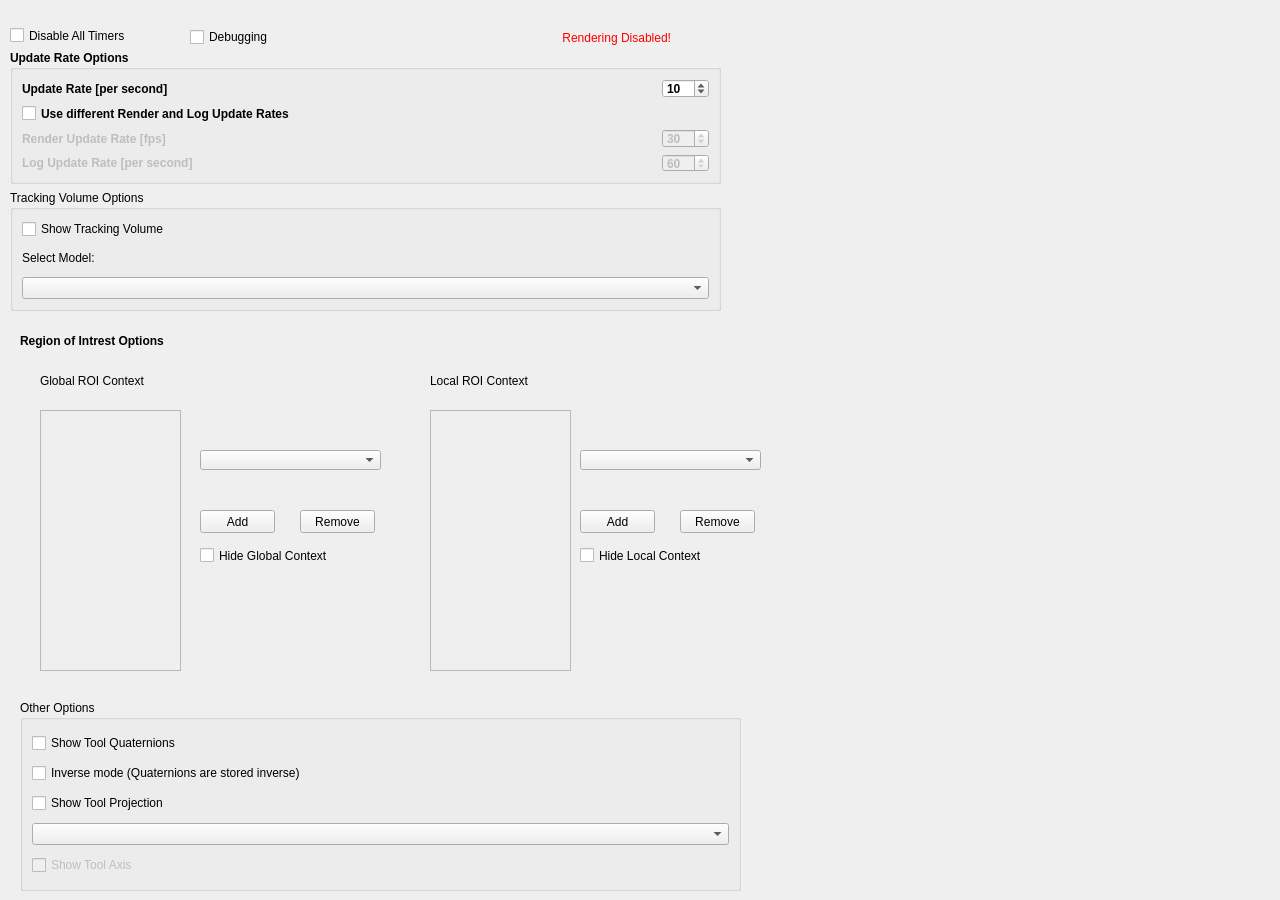
       <widget class="QWidget" name="Options">
        <attribute name="title">
         <string>Options</string>
        </attribute>
        <widget class="QGroupBox" name="m_UpdateRateOptionsGroupBox">
         <property name="geometry">
          <rect>
           <x>10</x>
           <y>50</y>
           <width>711</width>
           <height>134</height>
          </rect>
         </property>
         <property name="font">
          <font>
           <weight>75</weight>
           <bold>true</bold>
          </font>
         </property>
         <property name="title">
          <string>Update Rate Options</string>
         </property>
         <layout class="QVBoxLayout" name="verticalLayout_14">
          <item>
           <layout class="QHBoxLayout" name="horizontalLayout_6">
            <item>
             <widget class="QLabel" name="m_SpOptionsUpdateRateLabel">
              <property name="text">
               <string>Update Rate [per second]</string>
              </property>
             </widget>
            </item>
            <item>
             <spacer name="horizontalSpacer_5">
              <property name="orientation">
               <enum>Qt::Horizontal</enum>
              </property>
              <property name="sizeHint" stdset="0">
               <size>
                <width>40</width>
                <height>20</height>
               </size>
              </property>
             </spacer>
            </item>
            <item>
             <widget class="QSpinBox" name="m_SpUpdateRate">
              <property name="maximum">
               <number>100</number>
              </property>
              <property name="value">
               <number>10</number>
              </property>
             </widget>
            </item>
           </layout>
          </item>
          <item>
           <widget class="QCheckBox" name="m_SpUseDifferentUpdateRates">
            <property name="text">
             <string>Use different Render and Log Update Rates</string>
            </property>
           </widget>
          </item>
          <item>
           <layout class="QHBoxLayout" name="horizontalLayout_8" stretch="0,0,0">
            <item>
             <widget class="QLabel" name="m_SpOptionsRenderUpdateRateLabel">
              <property name="enabled">
               <bool>false</bool>
              </property>
              <property name="text">
               <string>Render Update Rate [fps]</string>
              </property>
             </widget>
            </item>
            <item>
             <spacer name="horizontalSpacer_3">
              <property name="orientation">
               <enum>Qt::Horizontal</enum>
              </property>
              <property name="sizeHint" stdset="0">
               <size>
                <width>40</width>
                <height>20</height>
               </size>
              </property>
             </spacer>
            </item>
            <item>
             <widget class="QSpinBox" name="m_SpRenderUpdateRate">
              <property name="enabled">
               <bool>false</bool>
              </property>
              <property name="minimum">
               <number>0</number>
              </property>
              <property name="maximum">
               <number>100</number>
              </property>
              <property name="value">
               <number>30</number>
              </property>
             </widget>
            </item>
           </layout>
          </item>
          <item>
           <layout class="QHBoxLayout" name="horizontalLayout_10">
            <item>
             <widget class="QLabel" name="m_SpOptionsLogUpdateRateLabel">
              <property name="enabled">
               <bool>false</bool>
              </property>
              <property name="text">
               <string>Log Update Rate [per second]</string>
              </property>
             </widget>
            </item>
            <item>
             <spacer name="horizontalSpacer_8">
              <property name="orientation">
               <enum>Qt::Horizontal</enum>
              </property>
              <property name="sizeHint" stdset="0">
               <size>
                <width>40</width>
                <height>20</height>
               </size>
              </property>
             </spacer>
            </item>
            <item>
             <widget class="QSpinBox" name="m_SpLogUpdateRate">
              <property name="enabled">
               <bool>false</bool>
              </property>
              <property name="minimum">
               <number>1</number>
              </property>
              <property name="maximum">
               <number>120</number>
              </property>
              <property name="singleStep">
               <number>10</number>
              </property>
              <property name="value">
               <number>60</number>
              </property>
             </widget>
            </item>
           </layout>
          </item>
         </layout>
        </widget>
        <widget class="QCheckBox" name="m_DisableAllTimers">
         <property name="geometry">
          <rect>
           <x>10</x>
           <y>27</y>
           <width>161</width>
           <height>17</height>
          </rect>
         </property>
         <property name="text">
          <string>Disable All Timers</string>
         </property>
        </widget>
        <widget class="QGroupBox" name="m_SpOtherOptionsGroupBox">
         <property name="geometry">
          <rect>
           <x>20</x>
           <y>700</y>
           <width>721</width>
           <height>191</height>
          </rect>
         </property>
         <property name="font">
          <font>
           <weight>50</weight>
           <bold>false</bold>
          </font>
         </property>
         <property name="title">
          <string>Other Options</string>
         </property>
         <layout class="QVBoxLayout" name="verticalLayout_12">
          <item>
           <widget class="QCheckBox" name="m_SpShowToolQuaternions">
            <property name="text">
             <string>Show Tool Quaternions</string>
            </property>
           </widget>
          </item>
          <item>
           <widget class="QCheckBox" name="m_SpInverseMode">
            <property name="text">
             <string>Inverse mode (Quaternions are stored inverse)</string>
            </property>
           </widget>
          </item>
          <item>
           <widget class="QCheckBox" name="m_SpShowHideToolProjectionCheckBox">
            <property name="enabled">
             <bool>true</bool>
            </property>
            <property name="text">
             <string>Show Tool Projection</string>
            </property>
           </widget>
          </item>
          <item>
           <widget class="QComboBox" name="m_Sptoolselector"/>
          </item>
          <item>
           <widget class="QCheckBox" name="m_SpShowHideToolAxisCheckBox">
            <property name="enabled">
             <bool>false</bool>
            </property>
            <property name="text">
             <string>Show Tool Axis</string>
            </property>
           </widget>
          </item>
         </layout>
        </widget>
        <widget class="QLabel" name="m_RenderWarningLabel">
         <property name="enabled">
          <bool>false</bool>
         </property>
         <property name="geometry">
          <rect>
           <x>510</x>
           <y>30</y>
           <width>161</width>
           <height>17</height>
          </rect>
         </property>
         <property name="text">
          <string>&lt;html&gt;&lt;head/&gt;&lt;body&gt;&lt;p align=&quot;right&quot;&gt;&lt;span style=&quot; color:#ff0000;&quot;&gt;Rendering Disabled!&lt;/span&gt;&lt;/p&gt;&lt;/body&gt;&lt;/html&gt;</string>
         </property>
         <property name="textFormat">
          <enum>Qt::AutoText</enum>
         </property>
        </widget>
        <widget class="QGroupBox" name="groupBox">
         <property name="geometry">
          <rect>
           <x>10</x>
           <y>190</y>
           <width>711</width>
           <height>121</height>
          </rect>
         </property>
         <property name="title">
          <string>Tracking Volume Options</string>
         </property>
         <layout class="QVBoxLayout" name="verticalLayout_7">
          <item>
           <widget class="QCheckBox" name="m_SpShowTrackingVolume">
            <property name="enabled">
             <bool>true</bool>
            </property>
            <property name="text">
             <string>Show Tracking Volume</string>
            </property>
            <property name="checked">
             <bool>false</bool>
            </property>
           </widget>
          </item>
          <item>
           <widget class="QLabel" name="label_5">
            <property name="maximumSize">
             <size>
              <width>12000</width>
              <height>12000</height>
             </size>
            </property>
            <property name="text">
             <string>Select Model:</string>
            </property>
           </widget>
          </item>
          <item>
           <widget class="QComboBox" name="m_SpVolumeSelectionBox"/>
          </item>
         </layout>
        </widget>
        <widget class="QScrollArea" name="m_globalROIAreaScrollContext">
         <property name="geometry">
          <rect>
           <x>40</x>
           <y>410</y>
           <width>141</width>
           <height>261</height>
          </rect>
         </property>
         <property name="widgetResizable">
          <bool>true</bool>
         </property>
         <widget class="QWidget" name="scrollAreaWidgetContents">
          <property name="geometry">
           <rect>
            <x>0</x>
            <y>0</y>
            <width>139</width>
            <height>259</height>
           </rect>
          </property>
         </widget>
        </widget>
        <widget class="QLabel" name="regionOfIntrestLabel">
         <property name="geometry">
          <rect>
           <x>20</x>
           <y>330</y>
           <width>151</width>
           <height>21</height>
          </rect>
         </property>
         <property name="font">
          <font>
           <weight>75</weight>
           <bold>true</bold>
          </font>
         </property>
         <property name="text">
          <string>Region of Intrest Options</string>
         </property>
        </widget>
        <widget class="QLabel" name="globalConstextLabel">
         <property name="geometry">
          <rect>
           <x>40</x>
           <y>370</y>
           <width>151</width>
           <height>21</height>
          </rect>
         </property>
         <property name="text">
          <string>Global ROI Context</string>
         </property>
        </widget>
        <widget class="QLabel" name="globalConstextLabel_2">
         <property name="geometry">
          <rect>
           <x>430</x>
           <y>370</y>
           <width>151</width>
           <height>21</height>
          </rect>
         </property>
         <property name="text">
          <string>Local ROI Context</string>
         </property>
        </widget>
        <widget class="QScrollArea" name="m_localROIContextScrollContext">
         <property name="geometry">
          <rect>
           <x>430</x>
           <y>410</y>
           <width>141</width>
           <height>261</height>
          </rect>
         </property>
         <property name="widgetResizable">
          <bool>true</bool>
         </property>
         <widget class="QWidget" name="scrollAreaWidgetContents_2">
          <property name="geometry">
           <rect>
            <x>0</x>
            <y>0</y>
            <width>139</width>
            <height>259</height>
           </rect>
          </property>
         </widget>
        </widget>
        <widget class="QPushButton" name="m_addGloblaContextButton">
         <property name="geometry">
          <rect>
           <x>200</x>
           <y>510</y>
           <width>75</width>
           <height>23</height>
          </rect>
         </property>
         <property name="text">
          <string>Add</string>
         </property>
        </widget>
        <widget class="QPushButton" name="m_removeGlobalContextButton">
         <property name="geometry">
          <rect>
           <x>300</x>
           <y>510</y>
           <width>75</width>
           <height>23</height>
          </rect>
         </property>
         <property name="text">
          <string>Remove</string>
         </property>
        </widget>
        <widget class="QCheckBox" name="m_hideGlobalContextRadioB">
         <property name="enabled">
          <bool>true</bool>
         </property>
         <property name="geometry">
          <rect>
           <x>200</x>
           <y>540</y>
           <width>691</width>
           <height>31</height>
          </rect>
         </property>
         <property name="text">
          <string>Hide Global Context</string>
         </property>
         <property name="checked">
          <bool>false</bool>
         </property>
        </widget>
        <widget class="QCheckBox" name="m_hideGlobalContextRadioB_2">
         <property name="enabled">
          <bool>true</bool>
         </property>
         <property name="geometry">
          <rect>
           <x>580</x>
           <y>540</y>
           <width>691</width>
           <height>31</height>
          </rect>
         </property>
         <property name="text">
          <string>Hide Local Context</string>
         </property>
         <property name="checked">
          <bool>false</bool>
         </property>
        </widget>
        <widget class="QComboBox" name="m_GlobalROISelectionBox">
         <property name="geometry">
          <rect>
           <x>200</x>
           <y>450</y>
           <width>181</width>
           <height>20</height>
          </rect>
         </property>
        </widget>
        <widget class="QPushButton" name="m_removeLocalROIButton">
         <property name="geometry">
          <rect>
           <x>680</x>
           <y>510</y>
           <width>75</width>
           <height>23</height>
          </rect>
         </property>
         <property name="text">
          <string>Remove</string>
         </property>
        </widget>
        <widget class="QPushButton" name="m_addLocalContextButton">
         <property name="geometry">
          <rect>
           <x>580</x>
           <y>510</y>
           <width>75</width>
           <height>23</height>
          </rect>
         </property>
         <property name="text">
          <string>Add</string>
         </property>
        </widget>
        <widget class="QComboBox" name="m_localROIContextSelectionBox">
         <property name="geometry">
          <rect>
           <x>580</x>
           <y>450</y>
           <width>181</width>
           <height>20</height>
          </rect>
         </property>
        </widget>
        <widget class="QCheckBox" name="m_DebuggingCheckBox">
         <property name="geometry">
          <rect>
           <x>190</x>
           <y>27</y>
           <width>691</width>
           <height>20</height>
          </rect>
         </property>
         <property name="text">
          <string>Debugging</string>
         </property>
        </widget>
       </widget>
